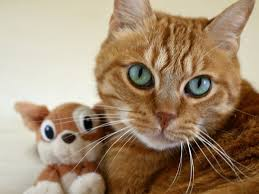
#> input picture 02-import_imagens/images.png, 259 x 194 px
$ python 01-import_image.py
#> lines starting #> are read from the running program, lines starting #| are printed output that depends on the picture
import cv2

img = cv2.imread("images.png",0)
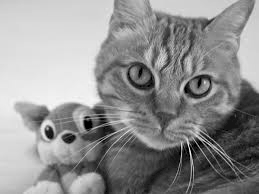
#> img: shape (194, 259); min 0, max 248, mean 145.2

#visualize
cv2.imshow("First image", img)


keybrd = cv2.waitKey(0) %0xFF
#> (key Esc is pressed here)


if keybrd==27:
    cv2.destroyAllWindows()
elif keybrd == ord("a"):
    cv2.imwrite("cat_gray.jpg", img)


'''
cv2.waitKey(0) % 0xFF waits for the user to press a key.
With the parameter 0, it waits for any key to be pressed.

Esc key (27 ASCII value). If the Esc key is pressed,
the cv2.destroyAllWindows() function is called to close all open windows.

(ord("a")). If the "a" key is pressed, the cv2.imwrite("cat_gray.jpg", img)
function is called to save the img image as "cat_gray.jpg".

'''
